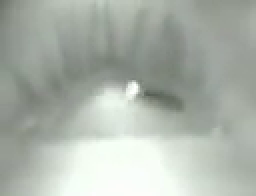
#> input picture frame 78 of Pupil3dDetectorOSC/demo2.mp4, 128 x 98 px (shown 2 times larger)
$ python FlowThreshold.py
#> lines starting #> are read from the running program, lines starting #| are printed output that depends on the picture; after the words box and inside, x2 and y2 are one past the last pixel; in counts of white or black regions, pixels touching at a corner belong together
import cv2
import numpy as np
import scipy.signal as sp

"""By Summer#2406: CSCpupil (Countor Sample Consensus for Pupil detection)"""
cap = cv2.VideoCapture("demo2.mp4")  # change this to the video you want to test
if cap.isOpened() == False:
    print("Error opening video stream or file")

kernel = cv2.getStructuringElement(cv2.MORPH_ELLIPSE, (7, 7))
eyelashes = cv2.getStructuringElement(cv2.MORPH_ELLIPSE, (9, 9))
lowb = np.array(0)
#get image width
width  = cap.get(cv2.CAP_PROP_FRAME_WIDTH)
height = cap.get(cv2.CAP_PROP_FRAME_HEIGHT)

#this is a demonstration of the the optical flow system that I will be using in CSCpupil


eyeoffset =100 #controls the pupil threshold
while cap.isOpened():
    ret, img = cap.read()
#> img is the input picture: shape (98, 128, 3); mean B, G, R 170.7, 179.4, 172.1
    img = cv2.resize(img, (300, 200)) #it must be this size for parameters consistency reasons
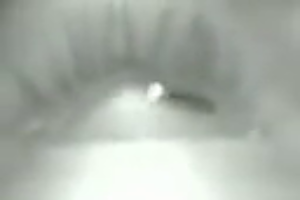
#> img: shape (200, 300, 3); mean B, G, R 170.6, 179.3, 172
    if ret == True:
        newImage2 = img.copy()
        image_gray = cv2.cvtColor(img, cv2.COLOR_BGR2GRAY)
        ret, img2 = cap.read()
        img2 = cv2.resize(img2, (300, 200))
#> img2: shape (200, 300, 3)
        #make gray
        image_gray2 = cv2.cvtColor(img2, cv2.COLOR_BGR2GRAY)
        #run optical flow on the two images
        flow = cv2.calcOpticalFlowFarneback(image_gray, image_gray2, None, 0.5, 1, 15, 5, 5, 1.2, 0)
        #dense optical flow where intenisty is brightness
        mag, ang = cv2.cartToPolar(flow[..., 0], flow[..., 1])
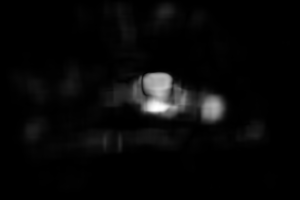
#> mag: shape (200, 300) float32; min 2.72e-16, max 4.91, mean 0.164; drawn with min black and max white
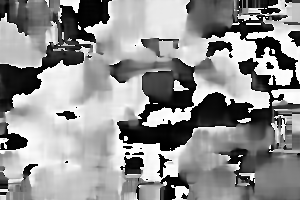
#> ang: shape (200, 300) float32; min 1.02e-05, max 6.28, mean 3.55; drawn with min black and max white
        hsv = np.zeros_like(img)
        hsv[..., 1] = 255
        hsv[..., 0] = ang * 180 / np.pi / 2
        hsv[..., 2] = cv2.normalize(mag, None, 0, 255, cv2.NORM_MINMAX)
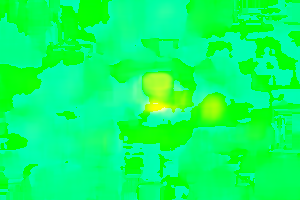
#> hsv: shape (200, 300, 3); mean of channels 0, 1, 2 101.2, 255, 8.1; drawn as B, G, R
        bgr = cv2.cvtColor(hsv, cv2.COLOR_HSV2BGR)
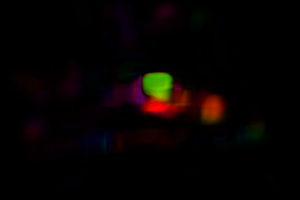
#> bgr: shape (200, 300, 3); mean B, G, R 1.6, 2.5, 6.6
        #convert to gray
        gray = cv2.cvtColor(bgr, cv2.COLOR_BGR2GRAY)
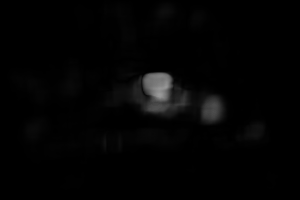
#> gray: shape (200, 300); min 0, max 155, mean 3.6
        hist = cv2.calcHist([gray], [0], None, [256], [0, 256])
#> hist = 256 values, max 37816 at index 0, min 0 at index 154, mean 234.4
        histr = hist.ravel()
#> histr has the same summary as hist
        prevelipse = None
        try:
            peaks, properties  = sp.find_peaks(histr, distance=5)
#> peaks = 21 values from 13 to 155; properties = 0 items
            minpeak = np.min(peaks)
#> minpeak = 13
            print(minpeak)
#| 13
            thresholdoptics = np.array(minpeak + eyeoffset)
#> thresholdoptics = 113
            flowthresh = cv2.inRange(image_gray,lowb,thresholdoptics)
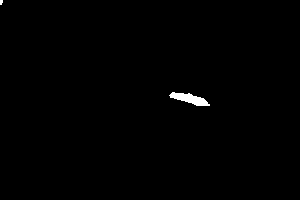
#> flowthresh: shape (200, 300); 0.51% white; 2 white regions (1 under 20 px)
            #find contours
            contours, hierarchy = cv2.findContours(flowthresh, cv2.RETR_TREE, cv2.CHAIN_APPROX_SIMPLE)
#> contours = 2 contours, 1 with area under 20; largest, box (x1, y1, x2, y2) and area: (169, 92, 210, 106) 250
            #find the largest contour
            areas = [cv2.contourArea(c) for c in contours]
#> areas = [250.5, 6.5]
            max_index = np.argmax(areas)
#> max_index = 0
            cnt = contours[max_index]
#> cnt = contour of 40 points, box (x1, y1, x2, y2) (169, 92, 210, 106), area 250
            #fit an ellipse to the contour
            ellipse = cv2.fitEllipse(cnt)
#> ellipse = ((189, 98.22), (8.48, 41.94), 103.9)
            prevelipse = ellipse
#> prevelipse = ((189, 98.22), (8.48, 41.94), 103.9)
            #draw the ellipse
            cv2.ellipse(newImage2, ellipse, (0, 255, 0), 2)
        except:
            cv2.ellipse(newImage2, prevelipse, (0, 255, 0), 2)

        cv2.imshow("gray", gray)
        cv2.imshow("frame", newImage2)
        if cv2.waitKey(1) & 0xFF == ord("q"):
#> (key q is pressed here)
            break

$ run again, starting later in the video
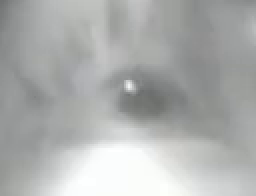
#> input picture frame 625 of Pupil3dDetectorOSC/demo2.mp4, 128 x 98 px (shown 2 times larger)
#> img is the input picture: shape (98, 128, 3); mean B, G, R 174.2, 175.1, 173.3
#> img: shape (200, 300, 3)
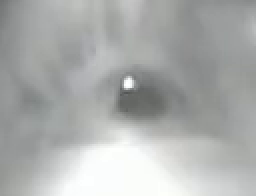
#> input picture frame 626 of Pupil3dDetectorOSC/demo2.mp4, 128 x 98 px (shown 2 times larger)
#> img2 is the input picture: shape (98, 128, 3); mean B, G, R 173.1, 174.2, 172.2
#> img2: shape (200, 300, 3)
#> hist = 256 values, max 35608 at index 0, min 0 at index 90, mean 234.4
#> histr has the same summary as hist
#> peaks = [16, 23, 28, 37, 43, 53, 59, 64, 69, 74, 83]; properties = 0 items
#> minpeak = 16
#| 16
#> thresholdoptics = 116
#> `flowthresh = cv2.inRange(image_gray,lowb,thresholdoptics)`:
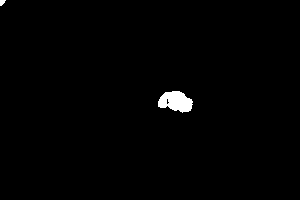
#> flowthresh: shape (200, 300); 0.93% white; 2 white regions
#> contours = 3 contours, 2 with area under 20; largest, box (x1, y1, x2, y2) and area: (158, 91, 193, 113) 496
#> areas = [496, 11, 16]
#> max_index = 0
#> cnt = contour of 47 points, box (x1, y1, x2, y2) (158, 91, 193, 113), area 496
#> ellipse = ((175.2, 101.1), (19.14, 35.56), 100.4)
